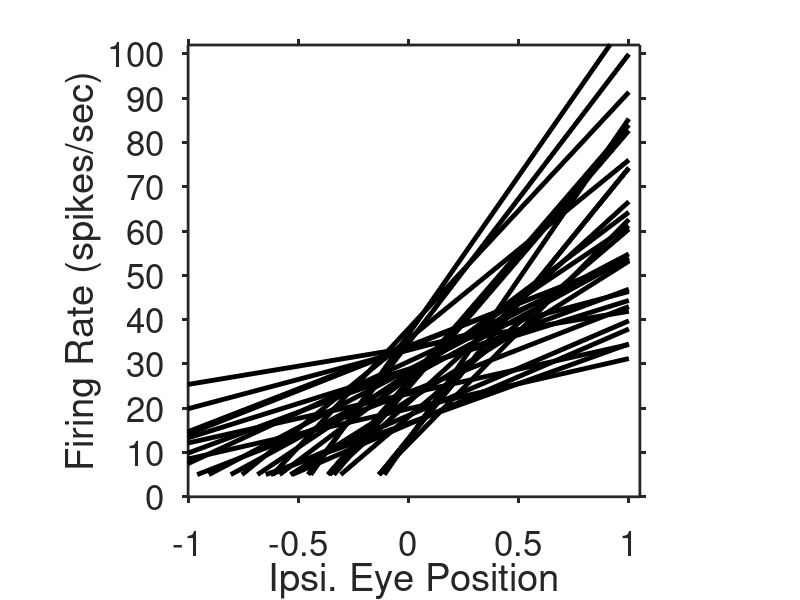

This figure's MATLAB source: (Note: this script raises an error after producing the figure.)
% This program produces Figure 6 for "Optimal Compensation for
% Neuron Loss" by David Barrett, Sophie Deneve, and Christian Machens
%
% This program simulates tuning curves in an oculomotor integrator
% both before and after neuron loss, effect of neuron loss is plotted.
%
% All free parameters can Ebe changed from their default values 
% (within limits - note that plotting is not optimized for large changes)

clear all;
rng('default');                  % initialize Random Number Generator

%==========================  FIGURE 6 BD ===================================

%--------------------------- FREE PARAMETERS -------------------------------

% Neurons
N = 40;                          % Number of Neurons in Network (even!)
Nko = N/2+1:N;                   % knock-out of left half
Nf = 15;                         % Number of fish to sample from

% Decoder
Gam = 0.01*ones(1,N/2) + 0.04*(0:N/2-1)/(N/2-1);
BTV = 0.02/sqrt(N);                % Background task variable
G = [Gam,-Gam; ones(1,N)*BTV ]/N;  % both positive + negative read-out weights

% Other parameters
lam = 0.001;                     % Decoder timescale (in inverse milliseconds)
Mean_Firing_Rate_Hz=50;          % in (Hz) Target mean population firing rate
QBeta=0.0004/N^2;                % Quadratic Cost

%--------------------------- INPUT SIGNALS ----------------------------------

Nx=31;                           % Number of x-axis samples
X_max=1;                         % Maximum x-axis value
X_min=-1;                        % Minimum x-axis value
nu0=Mean_Firing_Rate_Hz/1000/lam;
X=(0:Nx-1)/(Nx-1)*(X_max-X_min)+X_min;

%=========================== SIMULATION START ===============================

%--------------------------- CALCULATE TUNING CURVES ------------------------

k=0;
Rp = zeros( Nx, N );             % Tuning Curves for one goldfish
Rp1 = zeros( Nx, 2*Nf );         % Sample of tuning curves across fish
Greg=G;

for j=1:Nf 

    % add randomness to decoder with multiplicative noise
    G      = Greg.*(rand(2,N)+0.5); 
    [Y, I] = sort( G(1,:),'descend' );
    G      = G(:,I)*(lam*1000);

    F=G';                              % Feedforward connectivity
    W=G'*G +QBeta*eye(N);               % Recurrent connectivity

    % Loop over stimulus values
    for i=1:Nx
      x=[X(i) nu0*BTV]';
      
      % estimate firing rates using quadratic programming by reformulating
      % the problem as a linear least square minimization with
      % positivity constraint (this way we dont need the optimization toolbox)
      CC = sqrtm( W );
      d  = CC \ (F*x);
      Rp(i,:) = lam*1000*lsqnonneg(CC,d);             
    end
    
    % randomly pick two tuning curves from one side
    Rp1(:,k+1)=Rp(:,randi(N/2));
    Rp1(:,k+2)=Rp(:,randi(N/2));
    k=k+2;

end

%--------------------------- FIT THRESHOLD-LINEARITY ----------------------

% Tuning curve processing that matches tuning curve processing for
% Aksay et al 2000 Fig. 5 (D) - Threshold-linear fit

% Preprocessing
for i=1:Nx
  for j=1:2*Nf
    if Rp1(i,j)<5
      Rp1(i,j)=0;
    end
  end
end

% Fit threshold-linear function
for j=1:2*Nf
  
  % Extract linear part (above threshold)
  ind = find( Rp1(:,j)>0 );
  R4 = Rp1( ind, j )';
  X4 = X( ind );
  
  % Fit linear part
  p(j,:) = polyfit(X4,R4,1);
  kN(j)=p(j,1);                  % slope
  Eth(j)= -p(j,2)/p(j,1);        % Intersect
  ymax(j) = p(j,1)*1 + p(j,2);
  
  % Compute threshold-linear curve
  Rp2(j,:)=[5 ymax(j)];
  X2(j,:)=[(5-p(j,2))/p(j,1) 1 ];
  
end

%--------------------------- LEFT-SIDE KNOCKOUT ------------------------

% use only eight x-axis values, as in experiments
Nx=8;
X10=(0:Nx-1)/(Nx-1)*(X_max-X_min)+X_min; 

F=G';                            % Feedforward connectivity
W=G'*G +QBeta*eye(N);             % Recurrent connectivity
CC = sqrtm( W );

% Compute tuning curves before neuron loss (same as above)
for i=1:Nx
  
  x=[X10(i) nu0*BTV]';
  d  = CC \ (F*x);
  rp = lsqnonneg(CC,d);             
  
  % estimate representation error
  xestp=G*rp;
  Ebefore(i)=mean((x - xestp).*(x - xestp))+QBeta*(rp'*rp);
  
end

% Knockout
Gko=G;
Gko(:,Nko)=0;

F=Gko';                          % Feedforward connectivity
W=Gko'*Gko +QBeta*eye(N);         % Recurrent connectivity
CC = sqrtm( W );

% Compute tuning curves after neuron loss (same as above)
for i=1:Nx
  
  x=[X10(i) nu0*BTV]';
  d  = CC \ (F*x);
  rp = lsqnonneg(CC,d);             
  
  % estimate representation error
  xestp=G*rp;
  Eafter(i)=mean((x - xestp).*(x - xestp))+QBeta*(rp'*rp);

end


%% --------------------------- PLOT RESULTS -----------------------------

% plotting parameters
LW=3.5;
LW2=2;
font='Helvetica';
Fontangle='normal';
Fontsize1=25;
Fontsize2=25;

%% --------------------------- FIGURE 6B --------------------------------
figure(61);clf;
set(gcf, 'Color', 'w');

% plot tuning curves
for i=1:Nf*2
    plot(X2(i,:),Rp2(i,:),'-k','MarkerSize', 15,'LineWidth', LW);
    hold on;
end
ylabel('Firing Rate (spikes/sec)','FontSize',Fontsize1,'FontAngle',Fontangle,'FontName',font);
xlabel('Ipsi. Eye Position','FontSize',Fontsize1,'FontAngle',Fontangle,'FontName',font);
box on;
axis([-1 1.05 0 102]);
set(gca,'YTick',0:10:100)
set(gca,'YTickLabel',0:10:100,'FontSize',Fontsize1,'FontAngle',Fontangle,'FontName',font)
set(gca,'FontSize',Fontsize2,'FontAngle',Fontangle,'FontName',font,'LineWidth', LW2)
set(gca,'TickDir','out')
axis square;

% plot inset - recruitment order
axes('pos',[0.32 0.65 0.2 0.2 ]);
hold on;
plot(Eth,kN,'.k','MarkerSize', 15,'LineWidth', LW);
ylabel('k_n','FontSize',Fontsize1,'FontAngle',Fontangle,'FontName',font);
xlabel('E_{th,n}','FontSize',Fontsize1,'FontAngle',Fontangle,'FontName',font);
box off;
axis([min(min(Eth),-2.5) 0.5 0 150]);
set(gca,'XTick',-2:1:0)
set(gca,'XTickLabel',{'-2','-1','0'},'FontSize',20,'FontAngle','Italic','FontName','TimesNewRoman')
set(gca,'YTick',0:50:150)
set(gca,'YTickLabel',{'0','50','100','150'},'FontSize',Fontsize1,'FontAngle',Fontangle,'FontName',font)
set(gca,'FontSize',Fontsize2,'FontAngle',Fontangle,'FontName',font,'LineWidth', LW2)
set(gca,'TickDir','out')

%% --------------------------- FIGURE 6D --------------------------------

figure(62); clf;
set( gcf, 'Color', 'w' );
plot(X10,(Eafter-Ebefore),'.k','MarkerSize',32);
hold on; plot([0 0],[-2 2],'-k','LineWidth',1);
hold on; plot([-2 2],[0 0],'-k','LineWidth',1);
xlabel('Eye Position (deg)','FontSize',Fontsize1,'FontAngle',Fontangle,'FontName',font);
ylabel('Delta E','FontSize',Fontsize1,'FontAngle',Fontangle,'FontName',font);
axis square;
axis([-1.25 1.25 -1.25 1.25])
set(gca,'YTick',-1:0.5:1,'YTickLabel',{'-1','-0.5','0','0.5','1',''},'LineWidth',1, 'TickDir', 'out','TickLength', [0.035,0.035],'FontSize',15 );
set(gca,'XTick',[-1,0,1],'XTickLabel',{'-1','0','1'},'LineWidth',1, 'TickDir', 'out','TickLength', [0.035,0.035],'FontSize',18 );
